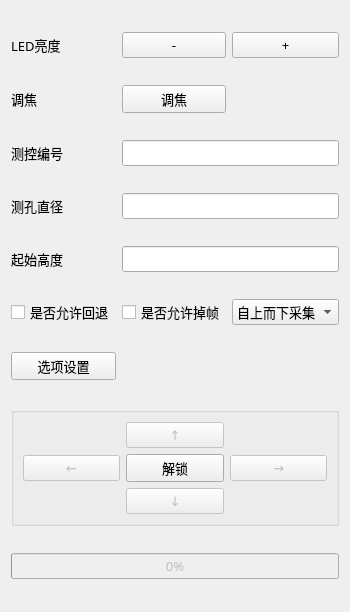
<?xml version="1.0" encoding="UTF-8"?>
<ui version="4.0">
 <class>ConfigWidget</class>
 <widget class="QWidget" name="ConfigWidget">
  <property name="geometry">
   <rect>
    <x>0</x>
    <y>0</y>
    <width>350</width>
    <height>612</height>
   </rect>
  </property>
  <property name="minimumSize">
   <size>
    <width>0</width>
    <height>0</height>
   </size>
  </property>
  <property name="font">
   <font>
    <family>微软雅黑</family>
    <pointsize>10</pointsize>
   </font>
  </property>
  <property name="windowTitle">
   <string>Form</string>
  </property>
  <layout class="QGridLayout" name="gridLayout_2">
   <item row="0" column="0">
    <widget class="QLabel" name="label">
     <property name="text">
      <string>LED亮度</string>
     </property>
    </widget>
   </item>
   <item row="0" column="1">
    <widget class="QPushButton" name="decButton">
     <property name="text">
      <string>-</string>
     </property>
    </widget>
   </item>
   <item row="0" column="2">
    <widget class="QPushButton" name="incButton">
     <property name="text">
      <string>+</string>
     </property>
    </widget>
   </item>
   <item row="1" column="0">
    <widget class="QLabel" name="label_2">
     <property name="text">
      <string>调焦</string>
     </property>
    </widget>
   </item>
   <item row="1" column="1">
    <widget class="QPushButton" name="focusButton">
     <property name="text">
      <string>调焦</string>
     </property>
    </widget>
   </item>
   <item row="2" column="0">
    <widget class="QLabel" name="label_3">
     <property name="text">
      <string>测控编号</string>
     </property>
    </widget>
   </item>
   <item row="2" column="1" colspan="2">
    <widget class="QLineEdit" name="lineEdit"/>
   </item>
   <item row="3" column="0">
    <widget class="QLabel" name="label_4">
     <property name="text">
      <string>测孔直径</string>
     </property>
    </widget>
   </item>
   <item row="3" column="1" colspan="2">
    <widget class="QLineEdit" name="lineEdit_2"/>
   </item>
   <item row="4" column="0">
    <widget class="QLabel" name="label_5">
     <property name="text">
      <string>起始高度</string>
     </property>
    </widget>
   </item>
   <item row="4" column="1" colspan="2">
    <widget class="QLineEdit" name="lineEdit_3"/>
   </item>
   <item row="5" column="0">
    <widget class="QCheckBox" name="backCheck">
     <property name="text">
      <string>是否允许回退</string>
     </property>
    </widget>
   </item>
   <item row="5" column="1">
    <widget class="QCheckBox" name="fastCheck">
     <property name="text">
      <string>是否允许掉帧</string>
     </property>
    </widget>
   </item>
   <item row="5" column="2">
    <widget class="QComboBox" name="directionCombo">
     <item>
      <property name="text">
       <string>自上而下采集</string>
      </property>
     </item>
     <item>
      <property name="text">
       <string>自下而上采集</string>
      </property>
     </item>
    </widget>
   </item>
   <item row="7" column="0" colspan="3">
    <widget class="QGroupBox" name="directionBox">
     <property name="sizePolicy">
      <sizepolicy hsizetype="Preferred" vsizetype="Fixed">
       <horstretch>0</horstretch>
       <verstretch>0</verstretch>
      </sizepolicy>
     </property>
     <property name="title">
      <string/>
     </property>
     <layout class="QGridLayout" name="gridLayout">
      <item row="0" column="1">
       <widget class="QPushButton" name="upButton">
        <property name="enabled">
         <bool>false</bool>
        </property>
        <property name="text">
         <string>↑</string>
        </property>
       </widget>
      </item>
      <item row="1" column="0">
       <widget class="QPushButton" name="leftButton">
        <property name="enabled">
         <bool>false</bool>
        </property>
        <property name="text">
         <string>←</string>
        </property>
       </widget>
      </item>
      <item row="1" column="1">
       <widget class="QPushButton" name="lockButton">
        <property name="text">
         <string>解锁</string>
        </property>
       </widget>
      </item>
      <item row="1" column="2">
       <widget class="QPushButton" name="rightButton">
        <property name="enabled">
         <bool>false</bool>
        </property>
        <property name="text">
         <string>→</string>
        </property>
       </widget>
      </item>
      <item row="2" column="1">
       <widget class="QPushButton" name="downButton">
        <property name="enabled">
         <bool>false</bool>
        </property>
        <property name="text">
         <string>↓</string>
        </property>
       </widget>
      </item>
     </layout>
    </widget>
   </item>
   <item row="8" column="0" colspan="3">
    <widget class="QProgressBar" name="batteryBar">
     <property name="enabled">
      <bool>false</bool>
     </property>
     <property name="value">
      <number>0</number>
     </property>
    </widget>
   </item>
   <item row="6" column="0">
    <widget class="QPushButton" name="optionButton">
     <property name="text">
      <string>选项设置</string>
     </property>
    </widget>
   </item>
  </layout>
 </widget>
 <resources/>
 <connections/>
</ui>
